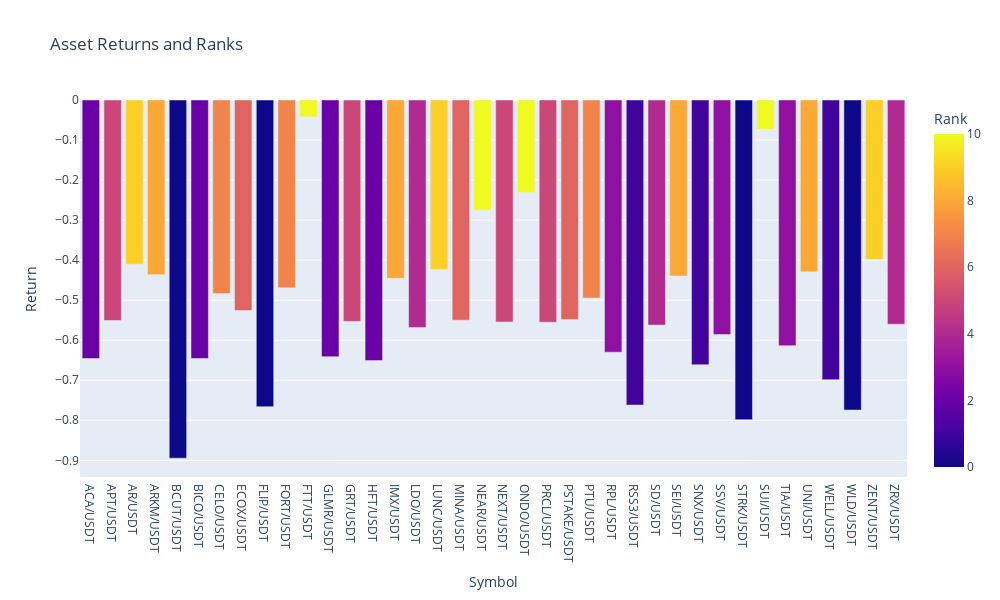

Notebook source saved alongside this figure:
### Code cell
# Create a bar plot to visualize ranks
fig = px.bar(
    end_of_measurement_period_return_df, 
    x='Symbol', 
    y='Return', 
    color='rank',  # Color by rank to visually distinguish groups
    title="Asset Returns and Ranks",
    labels={'rank': 'Rank'},
)

# Customize layout for readability
fig.update_layout(
    xaxis_title="Symbol",
    yaxis_title="Return",
    coloraxis_colorbar=dict(title="Rank"),
    width=1000,
    height=600
)

fig.show()

### Figure 1 — Plotly figure (JSON) as saved in the notebook; plotly's stock layout.template omitted (floating-point values rounded to 4 significant figures)
{"data": [{"alignmentgroup": "True", "hovertemplate": "Symbol=%{x}<br>Return=%{y}<br>Rank=%{marker.color}<extra></extra>", "legendgroup": "", "marker": {"color": [2, 5, 9, 8, 0, 2, 7, 6, 0, 7, 10, 2, 5, 2, 8, 4, 9, 6, 10, 5, 10, 5, 6, 7, 3, 1, 4, 8, 1, 3, 0, 10, 3, 8, 1, 0, 9, 4], "coloraxis": "coloraxis", "pattern": {"shape": ""}}, "name": "", "offsetgroup": "", "orientation": "v", "showlegend": false, "textposition": "auto", "type": "bar", "x": ["ACA/USDT", "APT/USDT", "AR/USDT", "ARKM/USDT", "BCUT/USDT", "BICO/USDT", "CELO/USDT", "ECOX/USDT", "FLIP/USDT", "FORT/USDT", "FTT/USDT", "GLMR/USDT", "GRT/USDT", "HFT/USDT", "IMX/USDT", "LDO/USDT", "LUNC/USDT", "MINA/USDT", "NEAR/USDT", "NEXT/USDT", "ONDO/USDT", "PRCL/USDT", "PSTAKE/USDT", "PTU/USDT", "RPL/USDT", "RSS3/USDT", "SD/USDT", "SEI/USDT", "SNX/USDT", "SSV/USDT", "STRK/USDT", "SUI/USDT", "TIA/USDT", "UNI/USDT", "WELL/USDT", "WLD/USDT", "ZENT/USDT", "ZRX/USDT"], "xaxis": "x", "y": [-0.6457, -0.5508, -0.4101, -0.4363, -0.8946, -0.6456, -0.4834, -0.5259, -0.7661, -0.4689, -0.0418, -0.6412, -0.5529, -0.6509, -0.4455, -0.5683, -0.4229, -0.55, -0.2752, -0.5545, -0.231, -0.5552, -0.5482, -0.4943, -0.6299, -0.7621, -0.5623, -0.4397, -0.6613, -0.586, -0.7985, -0.07303, -0.6137, -0.429, -0.6986, -0.7745, -0.398, -0.5601], "yaxis": "y"}], "layout": {"barmode": "relative", "coloraxis": {"colorbar": {"title": {"text": "Rank"}}, "colorscale": [[0, "#0d0887"], [0.1111, "#46039f"], [0.2222, "#7201a8"], [0.3333, "#9c179e"], [0.4444, "#bd3786"], [0.5556, "#d8576b"], [0.6667, "#ed7953"], [0.7778, "#fb9f3a"], [0.8889, "#fdca26"], [1, "#f0f921"]]}, "height": 600, "legend": {"tracegroupgap": 0}, "title": {"text": "Asset Returns and Ranks"}, "width": 1000, "xaxis": {"anchor": "y", "domain": [0, 1], "title": {"text": "Symbol"}}, "yaxis": {"anchor": "x", "domain": [0, 1], "title": {"text": "Return"}}}}
